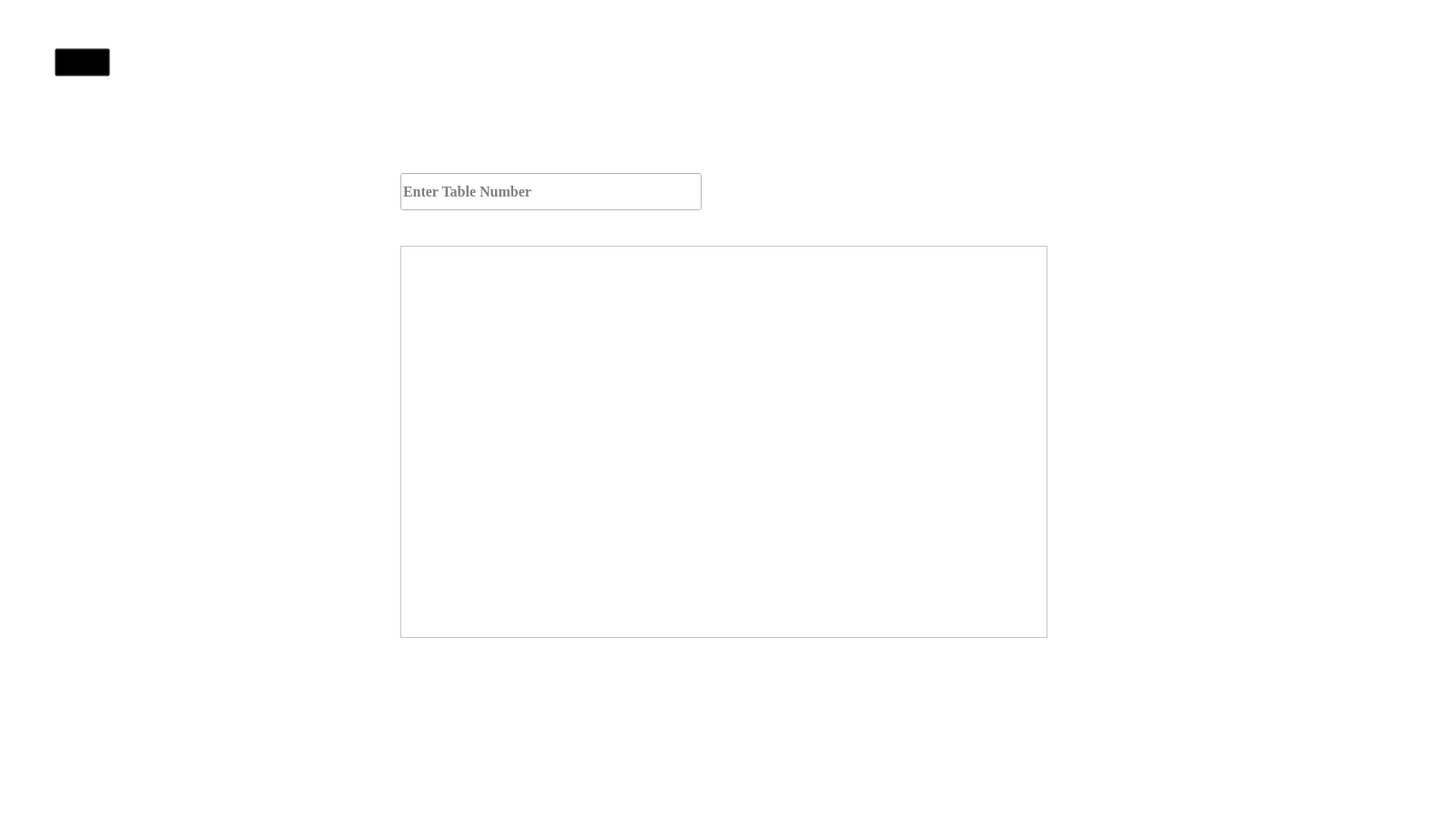
<?xml version="1.0" encoding="UTF-8"?>
<ui version="4.0">
 <class>tablewindow</class>
 <widget class="QWidget" name="tablewindow">
  <property name="geometry">
   <rect>
    <x>0</x>
    <y>0</y>
    <width>1600</width>
    <height>900</height>
   </rect>
  </property>
  <property name="windowTitle">
   <string/>
  </property>
  <property name="styleSheet">
   <string notr="true">background-color:#ffffff;</string>
  </property>
  <widget class="QLabel" name="frontend">
   <property name="geometry">
    <rect>
     <x>0</x>
     <y>0</y>
     <width>1600</width>
     <height>900</height>
    </rect>
   </property>
   <property name="styleSheet">
    <string notr="true">QLabel {
    background-image: url(:/new/prefix1/background/TableWindow.png);
    background-repeat: no-repeat;
    background-position: center;
    width: 100%;
    height: 100%;
}</string>
   </property>
   <property name="text">
    <string/>
   </property>
  </widget>
  <widget class="QPushButton" name="backButton">
   <property name="geometry">
    <rect>
     <x>60</x>
     <y>53</y>
     <width>61</width>
     <height>31</height>
    </rect>
   </property>
   <property name="styleSheet">
    <string notr="true">background-color:transparent; color:#ffffff;</string>
   </property>
   <property name="text">
    <string/>
   </property>
  </widget>
  <widget class="QLineEdit" name="lineEdit_tableNo">
   <property name="geometry">
    <rect>
     <x>440</x>
     <y>190</y>
     <width>331</width>
     <height>41</height>
    </rect>
   </property>
   <property name="font">
    <font>
     <family>Times New Roman</family>
     <pointsize>12</pointsize>
     <bold>true</bold>
    </font>
   </property>
   <property name="styleSheet">
    <string notr="true">background-color;transparent;</string>
   </property>
   <property name="alignment">
    <set>Qt::AlignmentFlag::AlignLeading|Qt::AlignmentFlag::AlignLeft|Qt::AlignmentFlag::AlignVCenter</set>
   </property>
   <property name="placeholderText">
    <string>Enter Table Number</string>
   </property>
  </widget>
  <widget class="QPushButton" name="addButton">
   <property name="geometry">
    <rect>
     <x>830</x>
     <y>190</y>
     <width>141</width>
     <height>41</height>
    </rect>
   </property>
   <property name="styleSheet">
    <string notr="true">#addButton {
    background-color: transparent; /* Fully transparent background */
    border: none; /* No visible border */
    border-radius: 50%; /* Circular button */
    width: 50px; /* Fixed width */
    height: 50px; /* Fixed height */
}

#addButton:hover {
    background-color: rgba(255, 0, 0, 0.1); /* Slight red tint on hover */
}

#addButton:pressed {
    background-color: rgba(255, 0, 0, 0.2); /* Slightly brighter red tint on click */
}</string>
   </property>
   <property name="text">
    <string/>
   </property>
  </widget>
  <widget class="QPushButton" name="removeButton">
   <property name="geometry">
    <rect>
     <x>1020</x>
     <y>190</y>
     <width>151</width>
     <height>41</height>
    </rect>
   </property>
   <property name="styleSheet">
    <string notr="true">#removeButton {
    background-color: transparent; /* Fully transparent background */
    border: none; /* No visible border */
    border-radius: 50%; /* Circular button */
    width: 50px; /* Fixed width */
    height: 50px; /* Fixed height */
}

#removeButton:hover {
    background-color: rgba(255, 0, 0, 0.1); /* Slight red tint on hover */
}

#removeButton:pressed {
    background-color: rgba(255, 0, 0, 0.2); /* Slightly brighter red tint on click */
}</string>
   </property>
   <property name="text">
    <string/>
   </property>
  </widget>
  <widget class="QTableWidget" name="tableWidget_tables">
   <property name="geometry">
    <rect>
     <x>440</x>
     <y>270</y>
     <width>711</width>
     <height>431</height>
    </rect>
   </property>
  </widget>
 </widget>
 <resources/>
 <connections/>
</ui>
